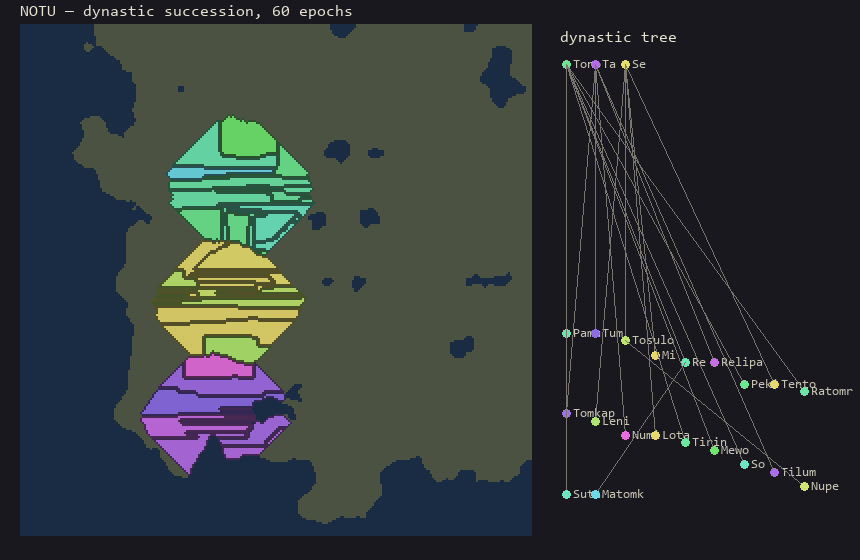

Generate this figure with Python:
"""dynasty.py — sixth cartographic genre: dynastic history.

Political map was static; dialect map was spatial. This one is
TEMPORAL: the continent as a document of succession. Dynasties
are founded at hearths, expand into habitable land, fragment
by inheritance when too large (cadet branches — same hue
family, new name), and sometimes go extinct (land reverts
to wilderness or is eaten by neighbors).

The map is genealogical, not political: colors are chosen so
kinship is visible — a cadet branch inherits the parent hue,
shifted. Inset: the dynastic tree itself, time downward,
extinctions marked with x. Names generated by mu.
"""
import sys
import os
sys.path.insert(0, os.path.dirname(os.path.abspath(__file__)))
sys.path.insert(0, os.path.join(os.path.dirname(os.path.abspath(__file__)), '..', 'conlang'))
import random
import numpy as np
from PIL import Image, ImageDraw, ImageFont
from continent import continent, moisture
from gen import word

N = 256
rng = random.Random(41)
np_rng = np.random.default_rng(41)

EPOCHS = 60
SPLIT_SIZE = 700      # cells; inheritance fragments beyond this
EXPAND_P = 0.55       # growth pressure


def habit(h, m):
    """habitability 0..1 — lowland, moist but not swamp."""
    hab = (1 - abs(h - 0.35)) * (1 - abs(m - 0.55) * 0.7)
    hab[h > 0.75] *= 0.15      # mountains hostile
    hab[h < 0.18] = 0          # sea
    return np.clip(hab, 0, 1)


def mu_name():
    return ''.join(word(rng) for _ in range(1))[:6].capitalize()


def simulate(h, m):
    hab = habit(h, m)
    land = hab > 0.25
    # founding hearth: max hab in south-west quadrant region
    ys, xs = np.where(land)
    owner = np.full((N, N), -1, dtype=int)   # dynasty id per cell
    dynasties = {}   # id -> dict(name, hue, parent, born, died, cells)
    nid = [0]

    def found(y, x, parent, epoch):
        i = nid[0]; nid[0] += 1
        base_hue = rng.random() if parent is None else dynasties[parent]['hue'] + rng.uniform(-0.09, 0.09)
        dynasties[i] = dict(name=mu_name(), hue=base_hue % 1.0, parent=parent,
                            born=epoch, died=None, cells={(y, x)})
        owner[y, x] = i
        return i

    # first founders: 3 spaced seeds
    cands = sorted(zip(ys, xs), key=lambda p: -hab[p])
    seeds = []
    for y, x in cands:
        if all((y - yy) ** 2 + (x - xx) ** 2 > 45 ** 2 for yy, xx in seeds):
            seeds.append((y, x))
        if len(seeds) == 3:
            break
    for sy, sx in seeds:
        found(sy, sx, None, 0)

    extinct_events = []
    for epoch in range(1, EPOCHS):
        for did in list(dynasties):
            d = dynasties[did]
            if d['died'] is not None:
                continue
            # expansion: claim habitable neighbors of owned cells
            frontier = []
            for (y, x) in d['cells']:
                for dy, dx in ((1, 0), (-1, 0), (0, 1), (0, -1)):
                    ny, nx = y + dy, x + dx
                    if 0 <= ny < N and 0 <= nx < N and land[ny, nx] and owner[ny, nx] == -1:
                        frontier.append((ny, nx))
            rng.shuffle(frontier)
            take = min(len(frontier), max(2, len(d['cells']) // 6))
            for ny, nx in frontier[:take]:
                owner[ny, nx] = did
                d['cells'].add((ny, nx))
            # inheritance fragmentation
            if len(d['cells']) > SPLIT_SIZE and rng.random() < 0.5:
                # inheritance division: cadet branch carved contiguously
                seed = rng.choice(sorted(d['cells']))
                child = found(seed[0], seed[1], did, epoch)
                dynasties[child]['cells'] = set()
                stack = [seed]
                taken = 0
                while stack and taken < len(d['cells']) // 2:
                    cy, cx = stack.pop()
                    if (cy, cx) in dynasties[child]['cells']:
                        continue
                    if owner[cy, cx] != did and owner[cy, cx] != child:
                        continue
                    dynasties[child]['cells'].add((cy, cx))
                    owner[cy, cx] = child
                    d['cells'].discard((cy, cx))
                    taken += 1
                    for dy, dx in ((1, 0), (-1, 0), (0, 1), (0, -1)):
                        ny2, nx2 = cy + dy, cx + dx
                        if 0 <= ny2 < N and 0 <= nx2 < N and owner[ny2, nx2] == did                                 and (ny2, nx2) not in dynasties[child]['cells']:
                            stack.append((ny2, nx2))
            # extinction: rare, big dynasties slightly protected
            if rng.random() < 0.008 and epoch > 12 and len(d['cells']) < 300:
                d['died'] = epoch
                extinct_events.append((did, epoch))
                for (y, x) in list(d['cells']):
                    owner[y, x] = -1
                d['cells'] = set()
    return owner, dynasties, land


def render(h, owner, dynasties, land, path):
    import colorsys
    img = np.zeros((N, N, 3), dtype=np.uint8)
    # sea
    img[~land] = (26, 44, 68)
    # wilderness
    img[land & (owner == -1)] = (76, 82, 66)
    for did, d in dynasties.items():
        r, g, b = colorsys.hsv_to_rgb(d['hue'], 0.52, 0.82)
        mask = owner == did
        img[mask] = (int(r * 255), int(g * 255), int(b * 255))
    # dynastic borders: different owner on any side -> darkened edge
    own = owner.astype(int)
    diff = np.zeros_like(own, dtype=bool)
    diff[:-1, :] |= own[:-1, :] != own[1:, :]
    diff[1:, :] |= own[:-1, :] != own[1:, :]
    diff[:, :-1] |= own[:, :-1] != own[:, 1:]
    diff[:, 1:] |= own[:, :-1] != own[:, 1:]
    edge = diff & (own >= 0)
    img[edge] = (img[edge].astype(int) * 2 // 5).astype(np.uint8)
    im = Image.fromarray(img).resize((512, 512), Image.NEAREST)
    out = Image.new('RGB', (860, 560), (24, 24, 30))
    out.paste(im, (20, 24))
    dr = ImageDraw.Draw(out)
    try:
        F = ImageFont.truetype('C:/Windows/Fonts/consola.ttf', 13)
        FB = ImageFont.truetype('C:/Windows/Fonts/consola.ttf', 16)
    except Exception:
        F = FB = ImageFont.load_default()
    dr.text((20, 4), 'NOTU — dynastic succession, 60 epochs', font=FB, fill=(230, 226, 210))
    # dynastic tree inset, x 550..850, time downward
    x0, y0 = 560, 60
    dr.text((x0, 30), 'dynastic tree', font=FB, fill=(230, 226, 210))
    import colorsys
    n_d = len(dynasties)
    # simple layered layout: order by birth epoch, x by founder order
    ids = sorted(dynasties, key=lambda i: (dynasties[i]['born'], i))
    depth = {}
    for i in ids:
        p = dynasties[i]['parent']
        depth[i] = 0 if p is None else depth.get(p, 0) + 1
    xs, cursors = {}, {}
    lanes = {}
    lane_at = {}
    # assign lanes per depth level
    # time runs downward: y = birth epoch. x: lanes assigned
    # by a greedy non-overlap pass per epoch.
    maxborn = max(dynasties[i]['born'] for i in ids) or 1
    by_epoch = {}
    for i in ids:
        by_epoch.setdefault(dynasties[i]['born'], []).append(i)
    pos = {}
    lane_of = {}
    lanes_free_at = []   # lane -> epoch when it becomes free
    for epoch in sorted(by_epoch):
        for i in sorted(by_epoch[epoch]):
            # reuse the lane freed earliest, else open a new one
            cand = [l for l, fr in enumerate(lanes_free_at) if fr <= epoch]
            if cand:
                lane = min(cand, key=lambda l: lanes_free_at[l])
            else:
                lane = len(lanes_free_at)
                lanes_free_at.append(0)
            lanes_free_at[lane] = epoch + 9   # keep label room
            lane_of[i] = lane
    nlanes = max(1, len(lanes_free_at))
    for i in ids:
        span = 268
        step = span / max(1, nlanes)
        x = x0 + 6 + lane_of[i] * step
        y = y0 + (dynasties[i]['born'] / maxborn) * 430 + 4
        pos[i] = (int(x), int(y))
    for i in ids:
        x, y = pos[i]
        d = dynasties[i]
        r, g, b = colorsys.hsv_to_rgb(d['hue'], 0.52, 0.9)
        col = (int(r * 255), int(g * 255), int(b * 255))
        if d['parent'] is not None and d['parent'] in pos:
            px, py = pos[d['parent']]
            dr.line((px, py, x, y), fill=(120, 118, 110), width=1)
        dr.ellipse((x - 4, y - 4, x + 4, y + 4), fill=col)
        lbl = d['name'][:8] + (' x' if d['died'] is not None else '')
        dr.text((x + 7, y - 6), lbl, font=F, fill=(200, 196, 180))
    out.save(path)
    print(f'{path} written: {len(dynasties)} dynasties, '
          f'{sum(1 for d in dynasties.values() if d["died"])} extinct, '
          f'covering {np.sum(owner >= 0)} cells')


if __name__ == '__main__':
    h = continent(N)
    m = moisture(N)
    owner, dynasties, land = simulate(h, m)
    render(h, owner, dynasties, land, 'maps/dynasty.png')
